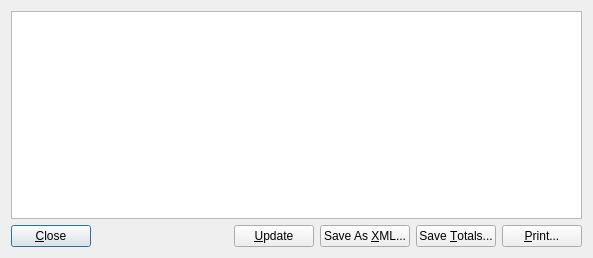
<?xml version="1.0" encoding="UTF-8"?>
<ui version="4.0">
 <class>ReportPreviewWindow</class>
 <widget class="QDialog" name="ReportPreviewWindow">
  <property name="geometry">
   <rect>
    <x>0</x>
    <y>0</y>
    <width>593</width>
    <height>258</height>
   </rect>
  </property>
  <property name="windowTitle">
   <string>Report Preview</string>
  </property>
  <layout class="QVBoxLayout">
   <item>
    <widget class="QTextBrowser" name="textBrowser"/>
   </item>
   <item>
    <layout class="QHBoxLayout">
     <item>
      <widget class="QPushButton" name="pushButtonClose">
       <property name="text">
        <string>&amp;Close</string>
       </property>
      </widget>
     </item>
     <item>
      <spacer>
       <property name="orientation">
        <enum>Qt::Horizontal</enum>
       </property>
       <property name="sizeHint" stdset="0">
        <size>
         <width>40</width>
         <height>20</height>
        </size>
       </property>
      </spacer>
     </item>
     <item>
      <widget class="QPushButton" name="pushButtonUpdate">
       <property name="text">
        <string>&amp;Update</string>
       </property>
      </widget>
     </item>
     <item>
      <widget class="QPushButton" name="pushButtonSave">
       <property name="text">
        <string>Save As &amp;XML...</string>
       </property>
      </widget>
     </item>
     <item>
      <widget class="QPushButton" name="pushButtonSaveTotals">
       <property name="text">
        <string>Save &amp;Totals...</string>
       </property>
      </widget>
     </item>
     <item>
      <widget class="QPushButton" name="pushButtonPrint">
       <property name="text">
        <string>&amp;Print...</string>
       </property>
      </widget>
     </item>
    </layout>
   </item>
  </layout>
 </widget>
 <resources/>
 <connections/>
</ui>
